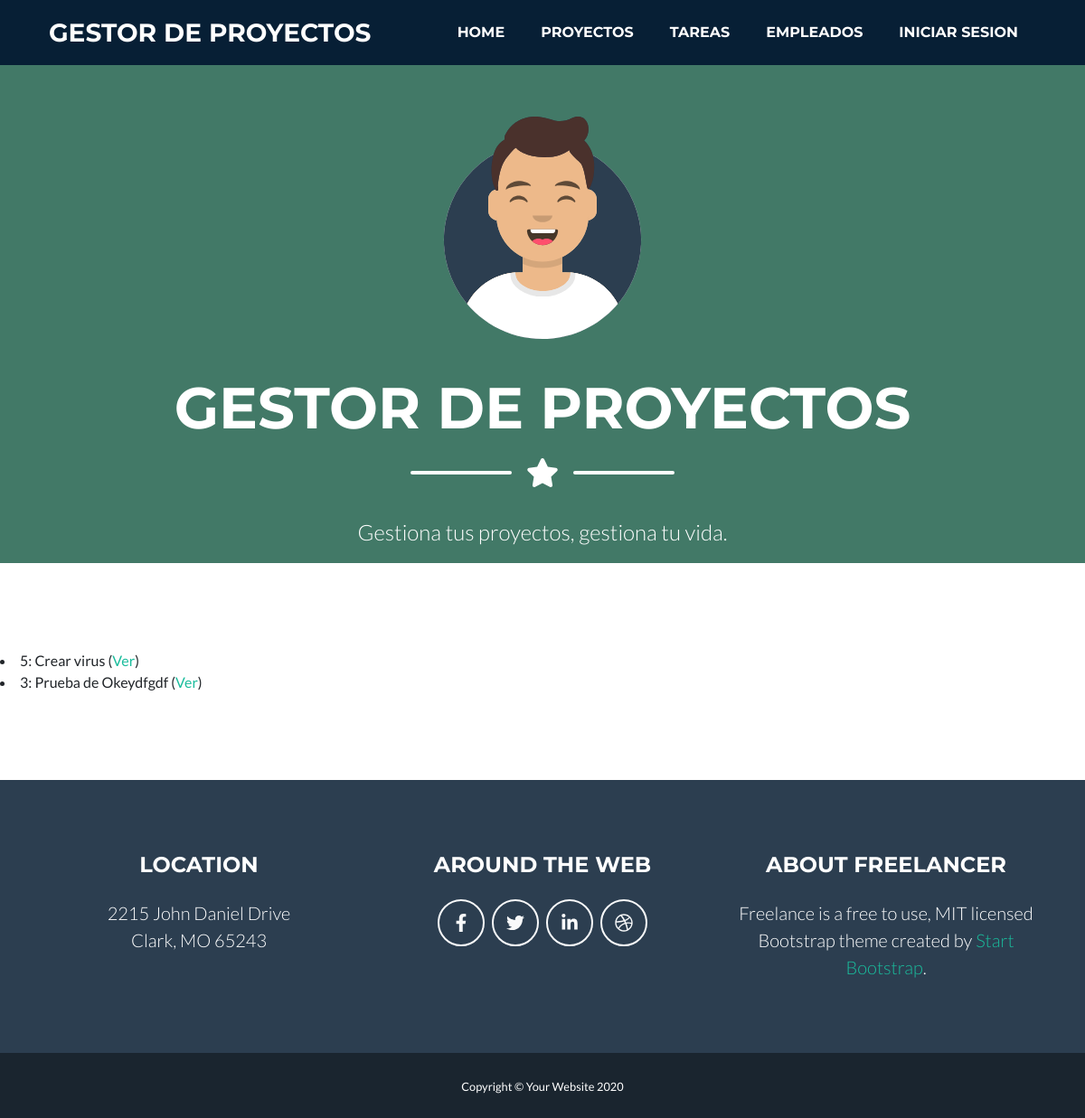
/appGestorProyectos/home/, run on the app's committed database.
### appGestorProyectos/models.py (models this page shows, shortened)
class Proyecto(models.Model):
    nombre = models.CharField(max_length=50)
    descripcion = models.TextField(max_length=200)
    fecha_inicio = models.DateField(("Date"), default=date.today)
    fecha_fin = models.DateField(("Date"), default=date.today)
    presupuesto = models.IntegerField(default=0)
    nombre_cliente = models.CharField(max_length=20, default="")
    apellidos_cliente = models.CharField(max_length=50, default="")
    email_cliente = models.EmailField(max_length=100, default="")
    telefono_cliente = models.IntegerField(default=0)
    tarea = models.ManyToManyField(Tarea)
    responsable = models.ForeignKey(Empleado, on_delete=models.CASCADE)

### appGestorProyectos/views.py (the view)
# urls.py: path('home/', views.ProyectosListView.as_view(), name='home'),
class ProyectosListView(ListView):
    model = Proyecto
    template_name = 'home.html'
    queryset = Proyecto.objects.order_by('nombre')
    context_object_name = 'listado_proyectos'
    def get_context_data(self, **kwargs):
        context = super(ProyectosListView, self).get_context_data(**kwargs)
        context['titulo_pagina'] = 'TUS PROYECTOS'
        return context

### appGestorProyectos/templates/home.html
{% extends "index.html" %}
{% load static %}
{% block header %}
    <header class="masthead bg-primary text-white text-center">
        <div class="container d-flex align-items-center flex-column">
            <img class="masthead-avatar mb-5" src="{% static 'img/avataaars.svg' %}" alt="" />
            <h1 class="masthead-heading text-uppercase mb-0">Gestor de proyectos</h1>
            <div class="divider-custom divider-light">
                <div class="divider-custom-line"></div>
                <div class="divider-custom-icon"><i class="fas fa-star"></i></div>
                <div class="divider-custom-line"></div>
            </div>
            <p class="masthead-subheading font-weight-light mb-0">Gestiona tus proyectos, gestiona tu vida.</p>
        </div>
    </header>
{% endblock %}
{% block main %}
    {% for pro in listado_proyectos %}
        <li>
            {{ pro.id }}: {{ pro.nombre }} (<a href="{% url 'proyecto' pro.id %}">Ver</a>)
        </li>
    {% endfor %}
{% endblock %}

### data on the page
Proyecto: id "5", nombre "Crear virus"
Proyecto: id "3", nombre "Prueba de Okeydfgdf"
